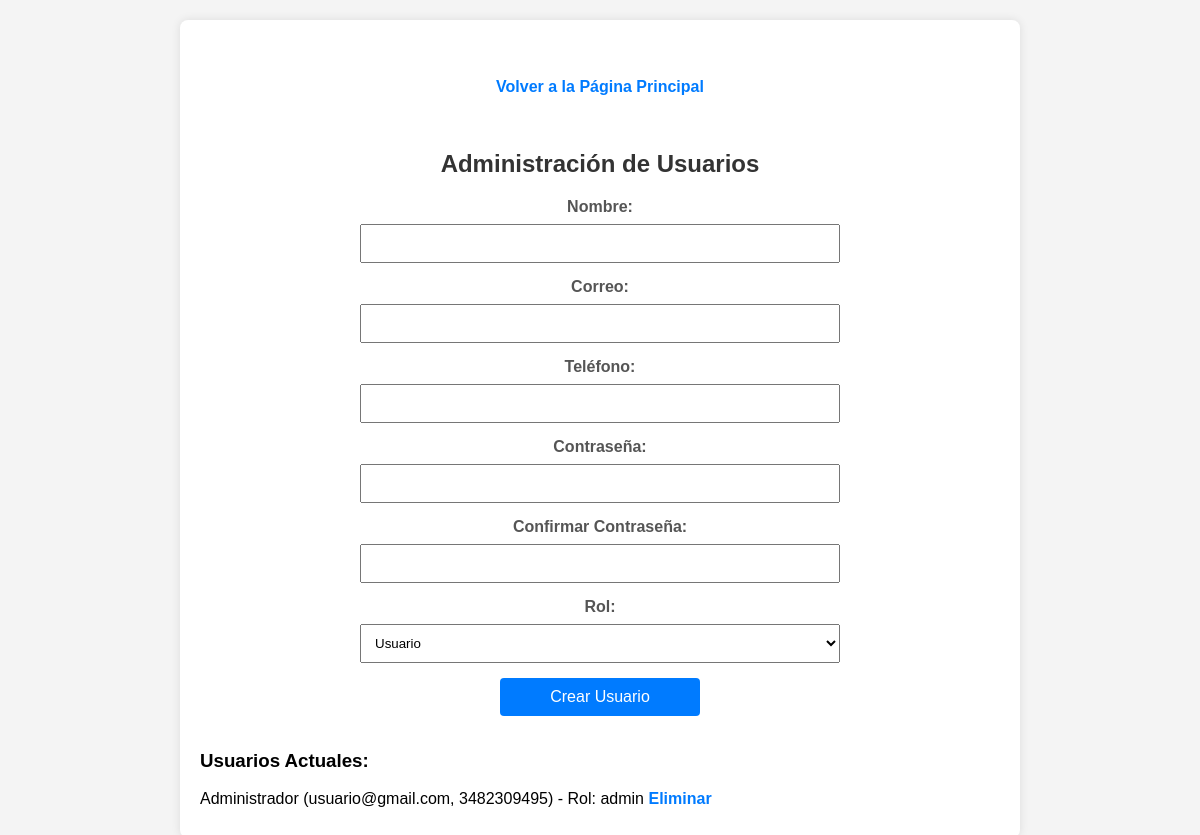
The app's page /admin/usuarios.php (signed in) with its own data.
### tables this page shows
CREATE TABLE `usuarios` (
  `id` int(11) NOT NULL,
  `nombre` varchar(255) NOT NULL,
  `correo` varchar(255) NOT NULL,
  `telefono` varchar(20) DEFAULT NULL,
  `contrasena` varchar(255) NOT NULL,
  `rol` varchar(255) NOT NULL
);

### admin/usuarios.php (the view, shortened to what this page needs)
<?php
require_once '../config.php';
?>
<!DOCTYPE html>
<html lang="es">
<head>
</head>
<body>
    <div class="container">
        <br>
        <p><a href="index.php">Volver a la Página Principal</a></p>
        <br>
        <h2>Administración de Usuarios</h2>
        <form method="post" action="usuarios.php">
            <label for="nombre">Nombre:</label>
            <input type="text" id="nombre" name="nombre" required>
            <label for="correo">Correo:</label>
            <input type="text" id="correo" name="correo" required>
            <label for="telefono">Teléfono:</label>
            <input type="text" id="telefono" name="telefono" required>
            <label for="contrasena">Contraseña:</label>
            <input type="password" id="contrasena" name="contrasena" required>
            <label for="confirmar_contrasena">Confirmar Contraseña:</label>
            <input type="password" id="confirmar_contrasena" name="confirmar_contrasena" required>
            <label for="rol">Rol:</label>
            <select name="rol">
                <option value="usuario">Usuario</option>
            </select>
            <button type="submit">Crear Usuario</button>
        </form>
        <h3>Usuarios Actuales:</h3>
        <?php
        $result = $conn->query("SELECT * FROM usuarios");
        $usuarios = $result->fetch_all(MYSQLI_ASSOC);
        if ($result->num_rows > 0) {
            echo "<ul>";
            foreach ($usuarios as $usuario) {
                echo "<li>{$usuario['nombre']} ({$usuario['correo']}, {$usuario['telefono']}) - Rol: {$usuario['rol']} ";
                echo "<a href='#' onclick=\"confirmarEliminarUsuario('{$usuario['id']}', '{$usuario['nombre']}')\">Eliminar</a></li>";
            }
            echo "</ul>";
        } else {
            echo "<p>No hay usuarios registrados.</p>";
        }
        ?>
    </div>
</body>
</html>

### admin/usuarios.php (style rules this page uses)
body { font-family: 'Arial', sans-serif; background-color: #f4f4f4; margin: 0; padding: 0; }
.container { max-width: 800px; margin: 20px auto; background-color: #fff; padding: 20px; border-radius: 8px; box-shadow: 0 0 10px rgba(0, 0, 0, 0.1); }
h2 { color: #333; text-align: center; font-size: 24px; margin-bottom: 20px; }
form { margin-top: 20px; display: flex; flex-direction: column; align-items: center; }
label { margin-bottom: 8px; font-weight: bold; color: #555; }
select, input, button { width: 60%; padding: 10px; margin-bottom: 15px; box-sizing: border-box; }
button { background-color: #007bff; width: 200px; color: #fff; padding: 10px 15px; border: none; border-radius: 4px; cursor: pointer; font-size: 16px; }
p { color: #555; margin-top: 20px; text-align: center; }
ul { list-style-type: none; padding: 0; margin: 0; }
li { margin-bottom: 10px; }
a { color: #007bff; text-decoration: none; font-weight: bold; }

### records on screen
usuarios: nombre "Administrador", correo "usuario@gmail.com", telefono "3482309495", rol "admin"
